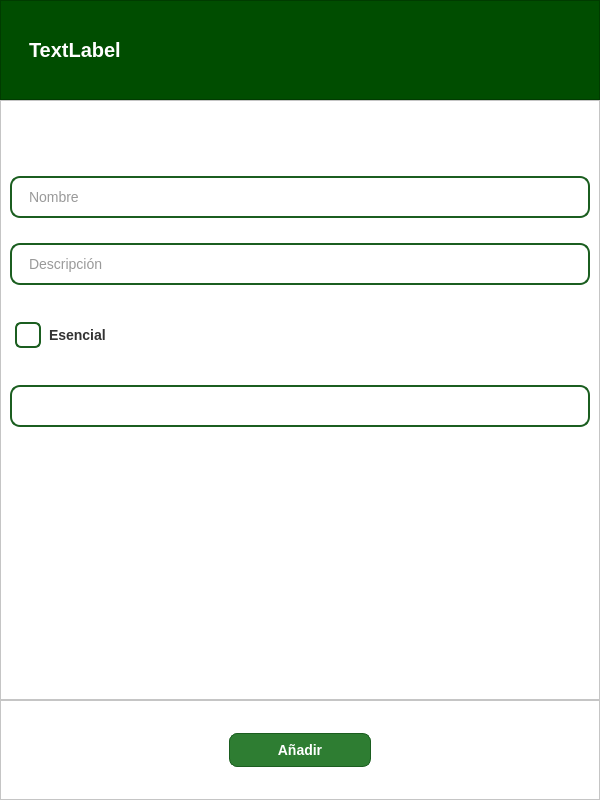
<?xml version="1.0" encoding="UTF-8"?>
<ui version="4.0">
 <class>Dialog</class>
 <widget class="QDialog" name="Dialog">
  <property name="geometry">
   <rect>
    <x>0</x>
    <y>0</y>
    <width>600</width>
    <height>800</height>
   </rect>
  </property>
  <property name="minimumSize">
   <size>
    <width>400</width>
    <height>400</height>
   </size>
  </property>
  <property name="maximumSize">
   <size>
    <width>600</width>
    <height>800</height>
   </size>
  </property>
  <property name="windowTitle">
   <string>Dialog</string>
  </property>
  <layout class="QVBoxLayout" name="verticalLayout" stretch="1,6,1">
   <property name="spacing">
    <number>0</number>
   </property>
   <property name="leftMargin">
    <number>0</number>
   </property>
   <property name="topMargin">
    <number>0</number>
   </property>
   <property name="rightMargin">
    <number>0</number>
   </property>
   <property name="bottomMargin">
    <number>0</number>
   </property>
   <item>
    <widget class="QFrame" name="frame_superior">
     <property name="styleSheet">
      <string notr="true">#frame_superior{
	background-color: #004d00
}

#titulo{
	color: white; 
	font-size: 20px; 
	font-weight: bold; 
}</string>
     </property>
     <property name="frameShape">
      <enum>QFrame::StyledPanel</enum>
     </property>
     <property name="frameShadow">
      <enum>QFrame::Raised</enum>
     </property>
     <layout class="QHBoxLayout" name="horizontalLayout">
      <property name="leftMargin">
       <number>15</number>
      </property>
      <item>
       <widget class="QLabel" name="imagen">
        <property name="text">
         <string/>
        </property>
       </widget>
      </item>
      <item>
       <widget class="QLabel" name="titulo">
        <property name="text">
         <string>TextLabel</string>
        </property>
       </widget>
      </item>
      <item>
       <spacer name="horizontalSpacer">
        <property name="orientation">
         <enum>Qt::Horizontal</enum>
        </property>
        <property name="sizeHint" stdset="0">
         <size>
          <width>602</width>
          <height>20</height>
         </size>
        </property>
       </spacer>
      </item>
     </layout>
    </widget>
   </item>
   <item>
    <widget class="QFrame" name="frame">
     <property name="styleSheet">
      <string notr="true">.QFrame{
	background-color:white;
}

/* --- Estilo Base para TODOS los inputs (Linea 2, Linea 3, Linea 4, Linea 5, Linea 6) --- */
QLineEdit, QComboBox, QDateEdit, QPlainTextEdit {
    border: 2px solid #1b5e20; /* El borde verde oscuro */
    border-radius: 10px;        /* Bordes bien redondeados */
    padding: 10px 15px;         /* Aire dentro de la caja */
    color: #333333;             /* Color del texto que escribe el usuario */
    font-size: 14px;
}

/* Efecto al pasar el ratón (Hover) y al hacer clic (Focus) */
QLineEdit:hover, QComboBox:hover, QDateEdit:hover, QPlainTextEdit:focus {
    background-color: #f9f9f9; /* Un gris casi imperceptible */
    border-color: #4caf50;      /* Verde más brillante */
}

/* --- Estilo para el texto de ayuda (Placeholder gris) --- */
/* (Para QLineEdit, QDateEdit y QPlainTextEdit) */
QLineEdit::placeholder, QPlainTextEdit::placeholder {
    color: #888888; /* Gris suave */
    font-style: italic; /* Un toque de estilo */
}

QComboBox::drop-down {
    border: none;
    width: 30px;
}

/* Estilo de la flechita (puedes usar una imagen o un caracter) */
QComboBox::down-arrow {
    width: 12px;
    height: 12px;
}

/* --- Título &quot;Sexo del animal:&quot; --- */
QLabel#lbl_sexo_titulo {
    color: #1b5e20;
    font-weight: bold;
    font-size: 14px;
    margin-bottom: 5px;
}

/* --- Estilo para los Checkboxes (Macho / Hembra) --- */
QCheckBox {
    color: #333333;
    font-size: 14px;
    spacing: 10px; /* Espacio entre el cuadro y el texto */
}

/* Estilo del cuadradito del Checkbox */
QCheckBox::indicator {
    width: 20px;
    height: 20px;
    border: 2px solid #1b5e20;
    border-radius: 5px;
    background-color: white;
}

/* Cuando está marcado (Checked) */
QCheckBox::indicator:checked {
    background-color: #1b5e20; /* Fondo verde completo */
    image: url(assets/check_white.png); /* Necesitarás un icono de check blanco */
}

/* Hacemos que el área del botón ocupe todo el widget */
QDateEdit::drop-down {
    subcontrol-origin: margin;
    subcontrol-position: center; /* Centramos el área de clic */
    width: 1000px; /* Un ancho exagerado para que cubra todo el campo */
    border: none;
    background: transparent;
}

/* Colocamos el icono de la fecha a la derecha de forma visual */
QDateEdit::down-arrow {
    image: url(img/calendario.png);
    width: 20px;
    height: 20px;
    /* Movemos el icono a la derecha para que no estorbe al texto */
    margin-left: 350px; 
}

/* Estilo general del CheckBox (el texto y el espacio) */
QCheckBox {
    color: #333333;
    font-size: 14px;
    font-weight: 500;
    spacing: 8px; /* Espacio entre el cuadro y el texto &quot;Macho/Hembra&quot; */
    padding: 5px;
}

/* 1. El cuadro (indicador) en estado normal */
QCheckBox::indicator {
    width: 22px;
    height: 22px;
    border: 2px solid #1b5e20; /* Borde verde oscuro igual que los inputs */
    border-radius: 6px;        /* Bordes suavemente redondeados */
    background-color: white;
}

/* 2. Cuando pasas el ratón por encima (Hover) */
QCheckBox::indicator:hover {
    border-color: #4caf50;      /* Verde más claro */
    background-color: #f1f8e9; /* Un toque de fondo verdoso muy suave */
}

/* 3. Cuando está MARCADO (Checked) */
QCheckBox::indicator:checked {
    background-color: #1b5e20; /* Fondo verde sólido */
    border-color: #1b5e20;
    /* Aquí definimos el &quot;check&quot; blanco. 
       Si no tienes una imagen, podemos usar un estilo de borde para simularlo, 
       pero lo mejor es usar un icono PNG blanco */
    image: url(assets/check_blanco.png); 
}

/* 4. Cuando está marcado y pasas el ratón */
QCheckBox::indicator:checked:hover {
    background-color: #2e7d32;
    border-color: #2e7d32;
}

/* 5. Estado deshabilitado (por si acaso) */
QCheckBox:disabled {
    color: #aaaaaa;
}

QCheckBox::indicator:disabled {
    border-color: #cccccc;
    background-color: #eeeeee;
}</string>
     </property>
     <property name="frameShape">
      <enum>QFrame::StyledPanel</enum>
     </property>
     <property name="frameShadow">
      <enum>QFrame::Raised</enum>
     </property>
     <layout class="QVBoxLayout" name="verticalLayout_2">
      <property name="spacing">
       <number>25</number>
      </property>
      <property name="topMargin">
       <number>75</number>
      </property>
      <item>
       <widget class="QLineEdit" name="input_nombreVacuna">
        <property name="placeholderText">
         <string>Nombre</string>
        </property>
       </widget>
      </item>
      <item>
       <widget class="QLineEdit" name="input_descripcionVacuna">
        <property name="placeholderText">
         <string>Descripción</string>
        </property>
       </widget>
      </item>
      <item>
       <widget class="QCheckBox" name="input_esencialVacuna">
        <property name="minimumSize">
         <size>
          <width>60</width>
          <height>50</height>
         </size>
        </property>
        <property name="layoutDirection">
         <enum>Qt::LeftToRight</enum>
        </property>
        <property name="text">
         <string>Esencial</string>
        </property>
       </widget>
      </item>
      <item>
       <widget class="QComboBox" name="input_especieVacuna"/>
      </item>
      <item>
       <spacer name="verticalSpacer">
        <property name="orientation">
         <enum>Qt::Vertical</enum>
        </property>
        <property name="sizeHint" stdset="0">
         <size>
          <width>20</width>
          <height>40</height>
         </size>
        </property>
       </spacer>
      </item>
     </layout>
    </widget>
   </item>
   <item>
    <widget class="QFrame" name="frame_2">
     <property name="styleSheet">
      <string notr="true">.QFrame{
	background-color: white;
}

/* Estilo general del botón en estado normal */
QPushButton {
    background-color: #2e7d32; /* Un verde más suave y oscuro, tipo &quot;Forest Green&quot; */
    color: white; /* Texto blanco */
    border: 1px solid #1b5e20; /* Un borde sutil aún más oscuro */
    border-radius: 8px; /* Bordes redondeados modernos */
    font-size: 14px;
    font-weight: bold; /* Texto en negrita */
    padding-top: 8px; /* &quot;Aire&quot; arriba y abajo */
    padding-bottom: 8px;
    padding-left: 20px; /* &quot;Aire&quot; a los lados */
    padding-right: 20px;
    min-width: 100px; /* Ancho mínimo para que no se encoja mucho */
}

/* Efecto al pasar el ratón (Hover) */
QPushButton:hover {
    background-color: #388e3c; /* Un verde un poco más claro al hacer hover */
    border: 1px solid #2e7d32;
}

/* Efecto al hacer clic (Pressed) */
QPushButton:pressed {
    background-color: #1b5e20; /* Más oscuro aún cuando está pulsado */
    padding-top: 10px; /* Efecto sutil de presión */
    padding-bottom: 6px;
}</string>
     </property>
     <property name="frameShape">
      <enum>QFrame::StyledPanel</enum>
     </property>
     <property name="frameShadow">
      <enum>QFrame::Raised</enum>
     </property>
     <layout class="QHBoxLayout" name="horizontalLayout_2">
      <item>
       <spacer name="horizontalSpacer_2">
        <property name="orientation">
         <enum>Qt::Horizontal</enum>
        </property>
        <property name="sizeType">
         <enum>QSizePolicy::Fixed</enum>
        </property>
        <property name="sizeHint" stdset="0">
         <size>
          <width>250</width>
          <height>20</height>
         </size>
        </property>
       </spacer>
      </item>
      <item>
       <widget class="QPushButton" name="input_vacuna">
        <property name="text">
         <string>Añadir</string>
        </property>
       </widget>
      </item>
      <item>
       <spacer name="horizontalSpacer_3">
        <property name="orientation">
         <enum>Qt::Horizontal</enum>
        </property>
        <property name="sizeType">
         <enum>QSizePolicy::Fixed</enum>
        </property>
        <property name="sizeHint" stdset="0">
         <size>
          <width>250</width>
          <height>20</height>
         </size>
        </property>
       </spacer>
      </item>
     </layout>
    </widget>
   </item>
  </layout>
 </widget>
 <resources/>
 <connections/>
</ui>
